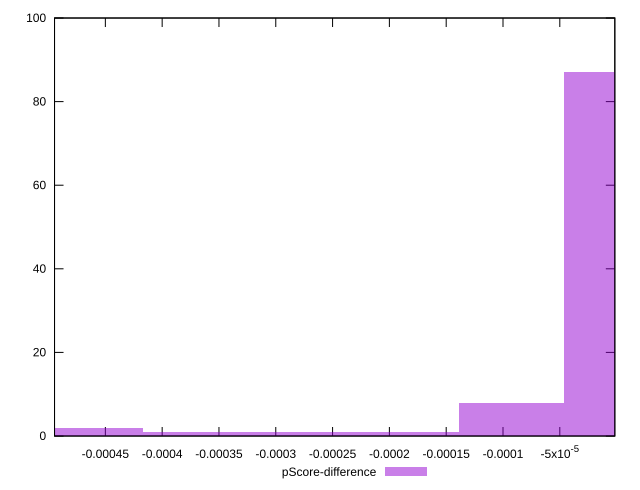

Recreate this plot in gnuplot.
reset

$pScoreDifference <<EOF
0 87
-0.0000925963020866915 8
-0.000185192604173383 1
-0.0002777889062600745 1
-0.0004629815104334575 2
-0.000370385208346766 1
EOF

set key outside below
set boxwidth 0.0000925963020866915
set xrange [-0.0004947304642550776:-0.0000015738740948290086]
set yrange [0:100]
set trange [0:100]
set style fill transparent solid 0.5 noborder
set terminal svg size 640, 490 enhanced background rgb 'white'
set output "report_00019_2021-02-10T18-14-37.922Z//bootup-time/samples/pages+cached+noadtech+nomedia/pScore-difference/histogram.svg"

plot $pScoreDifference title "pScore-difference" with boxes

reset
